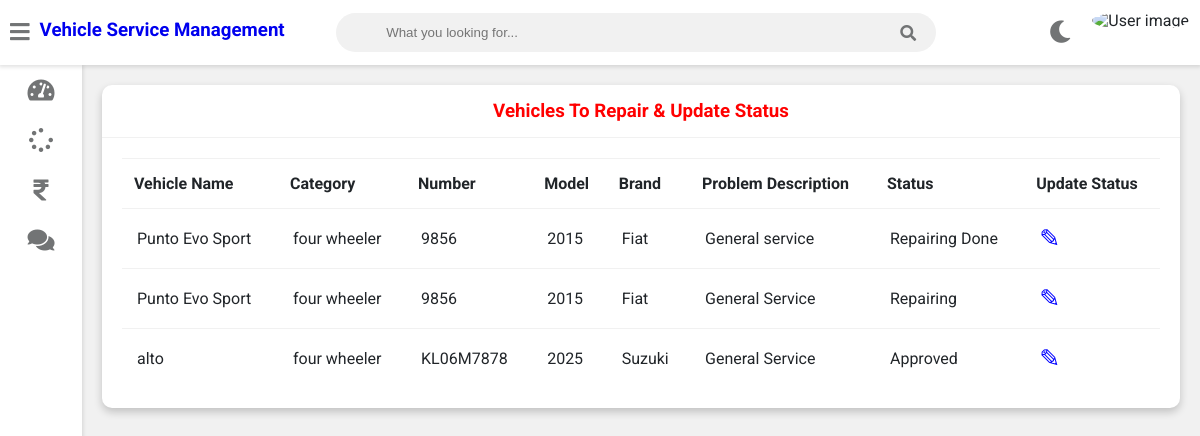
Page /mechanic-work-assigned (signed in) on the earlier database version.
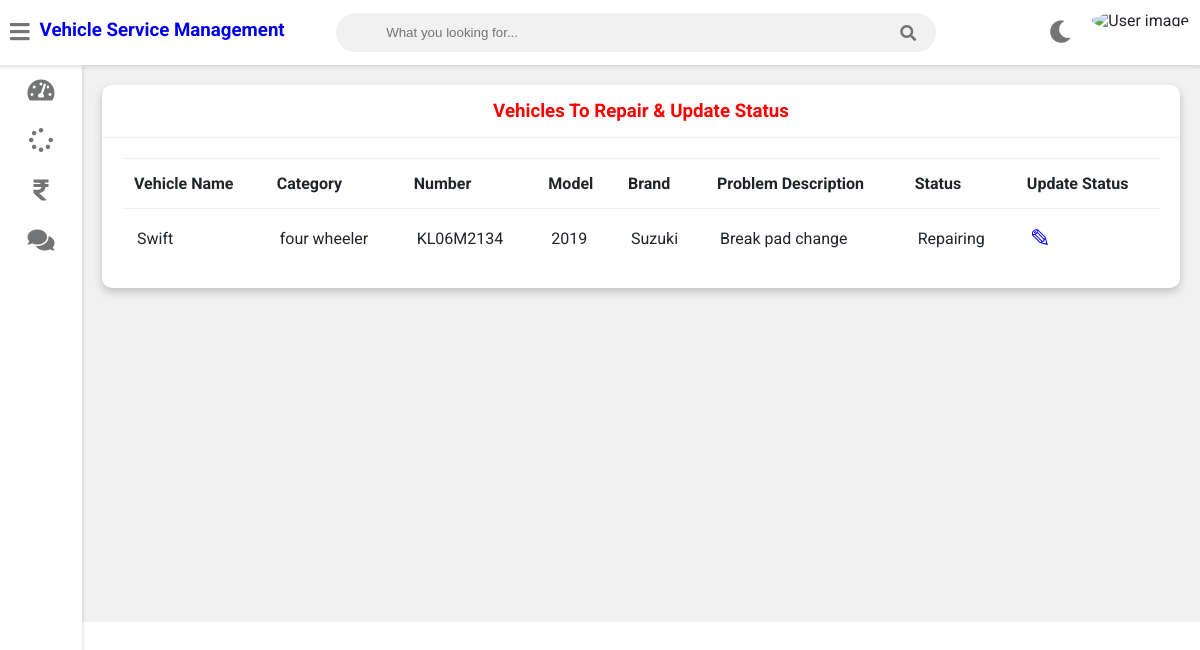
Same page on the later database version.
### vehicle/models.py (models this page shows, shortened)
class Request(models.Model):
    cat=(('two wheeler with gear','two wheeler with gear'),('two wheeler without gear','two wheeler without gear'),('four wheeler','four wheeler'))
    category=models.CharField(max_length=50,choices=cat)
    vehicle_no = models.CharField(max_length=20,null=False)
    vehicle_name = models.CharField(max_length=40,null=False)
    vehicle_model = models.CharField(max_length=40,null=False)
    vehicle_brand = models.CharField(max_length=40,null=False)
    Km_Driven = models.PositiveIntegerField(max_length=40,null=True,blank=True)
    problem_description = models.CharField(max_length=500,null=False)
    date=models.DateField(auto_now=True)
    cost=models.PositiveIntegerField(null=True)
    customer=models.ForeignKey('Customer', on_delete=models.CASCADE,null=True)
    mechanic=models.ForeignKey('Mechanic',on_delete=models.CASCADE,null=True)
    stat=(('Pending','Pending'),('Approved','Approved'),('Repairing','Repairing'),('Repairing Done','Repairing Done'),('Released','Released'))
    status=models.CharField(max_length=50,choices=stat,default='Pending',null=True)

### vehicle/views.py (the view)
# urls.py: path('mechanic-work-assigned', views.mechanic_work_assigned_view,name='mechanic-work-assigned'),
@login_required(login_url='mechaniclogin')
@user_passes_test(is_mechanic)
def mechanic_work_assigned_view(request):
    mechanic=models.Mechanic.objects.get(user_id=request.user.id)
    works=models.Request.objects.all().filter(mechanic_id=mechanic.id)
    return render(request,'vehicle/mechanic_work_assigned.html',{'works':works,'mechanic':mechanic})

### vehicle/views.py (called while the page is built)
def is_mechanic(user):
    return user.groups.filter(name='MECHANIC').exists()

### templates/vehicle/mechanic_work_assigned.html
{% extends 'vehicle/mechanicbase.html' %}
{% block content %}
{% load static %}
	<div class="wrapper">
		<div class="row">
			<div class="col-12 col-m-12 col-sm-12">
				<div class="card">
					<div class="card-header">
						<h3 style="color:red; text-align:center" >Vehicles To Repair & Update Status
						</h3>
					</div>
					<div class="card-content">
						<table>
							<thead>
                <tr>
                  <th>Vehicle Name</th>
                  <th>Category</th>
                  <th>Number</th>
                  <th>Model</th>
                  <th>Brand</th>
                  <th>Problem Description</th>
                  <th>Status</th>
                  <th>Update Status</th>
                </tr>
							</thead>
							<tbody>
              {% for w in works %}
                <tr>
                  <td> {{w.vehicle_name}}</td>
                  <td> {{w.category}}</td>
                  <td> {{w.vehicle_no}}</td>
                  <td> {{w.vehicle_model}}</td>
                  <td> {{w.vehicle_brand}}</td>
                  <td> {{w.problem_description}}</td>
                  <td>{{w.status}}</td>
                  <td><a  style="color:blue; text-decoration:none;font-size:25px;" href="{% url 'mechanic-update-status' w.id  %}">&#9998;</a></td>
                </tr>
                {% endfor %}
							</tbody>
						</table>
					</div>
				</div>
			</div>
		</div>
<br><br><br><br><br><br><br><br><br><br><br><br><br><br><br><br>
	</div>
{% endblock content %}

### templates/vehicle/mechanicbase.html (shortened to what this page needs)
<!DOCTYPE html>
{% load static %}
<html>
<head>
	<link rel="stylesheet" type="text/css" href="https://cdnjs.cloudflare.com/ajax/libs/Chart.js/2.9.3/Chart.min.css">
	<link rel="stylesheet" type="text/css" href="{% static "fontawesome-free/css/all.min.css" %}">
	<link rel="stylesheet" type="text/css" href="{% static "style.css" %}">
</head>
<body class="overlay-scrollbar">
	<div class="navbar">
		<ul class="navbar-nav">
			<li class="nav-item">
				<a class="nav-link">
					<i class="fas fa-bars" onclick="collapseSidebar()"></i>
				</a>
			</li>
			<li class="nav-item">
				<a style="text-decoration:none;"href="/mechanic-dashboard"><h3>Vehicle Service Management</h3></a>
			</li>
		</ul>
		<form class="navbar-search">
			<input type="text" name="Search" class="navbar-search-input" placeholder="What you looking for...">
			<i class="fas fa-search"></i>
		</form>
		<ul class="navbar-nav nav-right">
			<li class="nav-item mode">
				<a class="nav-link" href="#" onclick="switchTheme()">
					<i class="fas fa-moon dark-icon"></i>
				</a>
			</li>
			<li class="nav-item avt-wrapper">
				<div class="avt dropdown">
					<img src="{% static mechanic.profile_pic.url %} " alt="User image" class="dropdown-toggle" data-toggle="user-menu">
				</div>
			</li>
		</ul>
	</div>
	<div class="sidebar">
		<ul class="sidebar-nav">
			<li class="sidebar-nav-item">
				<a href="/mechanic-dashboard" class="sidebar-nav-link">
					<div>
						<i class="fas fa-tachometer-alt"></i>
					</div>
				</a>
			</li>
			<li  class="sidebar-nav-item">
				<a href="/mechanic-work-assigned" class="sidebar-nav-link">
					<div>
						<i class="fas fa-spinner"></i>
					</div>
				</a>
			</li>
			<li  class="sidebar-nav-item">
				<a href="/mechanic-salary" class="sidebar-nav-link">
					<div>
						<i class="fas fa-rupee-sign"></i>
					</div>
				</a>
			</li>
			<li  class="sidebar-nav-item">
				<a href="/mechanic-feedback" class="sidebar-nav-link">
					<div>
					<i class="fas fa-comments"></i>
					</div>
				</a>
			</li>
		</ul>
	</div>
<div>
	<div class="content">
		{% block content %}
		{% endblock content %}
	</div>
</div>
</body>
</html>

Differences in the rows shown:
removed Request: vehicle_name "Punto Evo Sport", category "four wheeler", vehicle_no "9856", vehicle_model "2015", vehicle_brand "Fiat", problem_description "General service", status "Repairing Done"
removed Request: vehicle_name "Punto Evo Sport", category "four wheeler", vehicle_no "9856", vehicle_model "2015", vehicle_brand "Fiat", problem_description "General Service", status "Repairing"
removed Request: vehicle_name "alto", category "four wheeler", vehicle_no "KL06M7878", vehicle_model "2025", vehicle_brand "Suzuki", problem_description "General Service", status "Approved"
added Request: vehicle_name "Swift", category "four wheeler", vehicle_no "KL06M2134", vehicle_model "2019", vehicle_brand "Suzuki", problem_description "Break pad change", status "Repairing"
